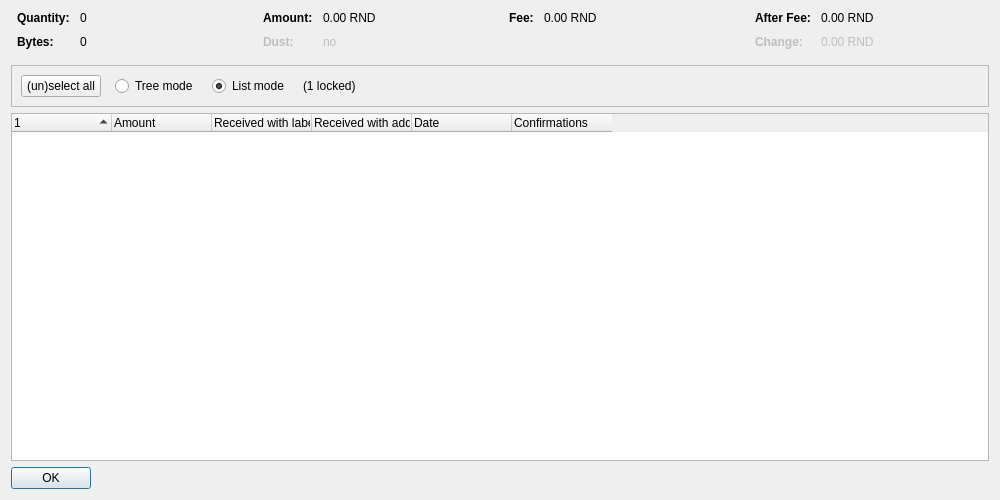
<?xml version="1.0" encoding="UTF-8"?>
<ui version="4.0">
 <class>CoinControlDialog</class>
 <widget class="QDialog" name="CoinControlDialog">
  <property name="geometry">
   <rect>
    <x>0</x>
    <y>0</y>
    <width>1000</width>
    <height>500</height>
   </rect>
  </property>
  <property name="windowTitle">
   <string>Coin Selection</string>
  </property>
  <layout class="QVBoxLayout" name="verticalLayout">
   <item>
    <layout class="QHBoxLayout" name="horizontalLayoutTop" stretch="0,0,0,0">
     <property name="topMargin">
      <number>0</number>
     </property>
     <property name="bottomMargin">
      <number>10</number>
     </property>
     <item>
      <layout class="QFormLayout" name="formLayoutCoinControl1">
       <property name="horizontalSpacing">
        <number>10</number>
       </property>
       <property name="verticalSpacing">
        <number>10</number>
       </property>
       <property name="leftMargin">
        <number>6</number>
       </property>
       <property name="rightMargin">
        <number>6</number>
       </property>
       <item row="0" column="0">
        <widget class="QLabel" name="labelCoinControlQuantityText">
         <property name="font">
          <font>
           <weight>75</weight>
           <bold>true</bold>
          </font>
         </property>
         <property name="text">
          <string>Quantity:</string>
         </property>
        </widget>
       </item>
       <item row="0" column="1">
        <widget class="QLabel" name="labelCoinControlQuantity">
         <property name="cursor">
          <cursorShape>IBeamCursor</cursorShape>
         </property>
         <property name="contextMenuPolicy">
          <enum>Qt::ActionsContextMenu</enum>
         </property>
         <property name="text">
          <string notr="true">0</string>
         </property>
         <property name="textInteractionFlags">
          <set>Qt::LinksAccessibleByMouse|Qt::TextSelectableByKeyboard|Qt::TextSelectableByMouse</set>
         </property>
        </widget>
       </item>
       <item row="1" column="0">
        <widget class="QLabel" name="labelCoinControlBytesText">
         <property name="font">
          <font>
           <weight>75</weight>
           <bold>true</bold>
          </font>
         </property>
         <property name="text">
          <string>Bytes:</string>
         </property>
        </widget>
       </item>
       <item row="1" column="1">
        <widget class="QLabel" name="labelCoinControlBytes">
         <property name="cursor">
          <cursorShape>IBeamCursor</cursorShape>
         </property>
         <property name="contextMenuPolicy">
          <enum>Qt::ActionsContextMenu</enum>
         </property>
         <property name="text">
          <string notr="true">0</string>
         </property>
         <property name="textInteractionFlags">
          <set>Qt::LinksAccessibleByMouse|Qt::TextSelectableByKeyboard|Qt::TextSelectableByMouse</set>
         </property>
        </widget>
       </item>
      </layout>
     </item>
     <item>
      <layout class="QFormLayout" name="formLayoutCoinControl2">
       <property name="horizontalSpacing">
        <number>10</number>
       </property>
       <property name="verticalSpacing">
        <number>10</number>
       </property>
       <property name="leftMargin">
        <number>6</number>
       </property>
       <property name="rightMargin">
        <number>6</number>
       </property>
       <item row="0" column="0">
        <widget class="QLabel" name="labelCoinControlAmountText">
         <property name="font">
          <font>
           <weight>75</weight>
           <bold>true</bold>
          </font>
         </property>
         <property name="text">
          <string>Amount:</string>
         </property>
        </widget>
       </item>
       <item row="0" column="1">
        <widget class="QLabel" name="labelCoinControlAmount">
         <property name="cursor">
          <cursorShape>IBeamCursor</cursorShape>
         </property>
         <property name="contextMenuPolicy">
          <enum>Qt::ActionsContextMenu</enum>
         </property>
         <property name="text">
          <string notr="true">0.00 RND</string>
         </property>
         <property name="textInteractionFlags">
          <set>Qt::LinksAccessibleByMouse|Qt::TextSelectableByKeyboard|Qt::TextSelectableByMouse</set>
         </property>
        </widget>
       </item>
       <item row="1" column="0">
        <widget class="QLabel" name="labelCoinControlLowOutputText">
         <property name="enabled">
          <bool>false</bool>
         </property>
         <property name="font">
          <font>
           <weight>75</weight>
           <bold>true</bold>
          </font>
         </property>
         <property name="text">
          <string>Dust:</string>
         </property>
        </widget>
       </item>
       <item row="1" column="1">
        <widget class="QLabel" name="labelCoinControlLowOutput">
         <property name="enabled">
          <bool>false</bool>
         </property>
         <property name="cursor">
          <cursorShape>IBeamCursor</cursorShape>
         </property>
         <property name="contextMenuPolicy">
          <enum>Qt::ActionsContextMenu</enum>
         </property>
         <property name="text">
          <string notr="true">no</string>
         </property>
         <property name="textInteractionFlags">
          <set>Qt::LinksAccessibleByMouse|Qt::TextSelectableByKeyboard|Qt::TextSelectableByMouse</set>
         </property>
        </widget>
       </item>
      </layout>
     </item>
     <item>
      <layout class="QFormLayout" name="formLayoutCoinControl3">
       <property name="horizontalSpacing">
        <number>10</number>
       </property>
       <property name="verticalSpacing">
        <number>10</number>
       </property>
       <property name="leftMargin">
        <number>6</number>
       </property>
       <property name="rightMargin">
        <number>6</number>
       </property>
       <item row="0" column="0">
        <widget class="QLabel" name="labelCoinControlFeeText">
         <property name="font">
          <font>
           <weight>75</weight>
           <bold>true</bold>
          </font>
         </property>
         <property name="text">
          <string>Fee:</string>
         </property>
        </widget>
       </item>
       <item row="0" column="1">
        <widget class="QLabel" name="labelCoinControlFee">
         <property name="cursor">
          <cursorShape>IBeamCursor</cursorShape>
         </property>
         <property name="contextMenuPolicy">
          <enum>Qt::ActionsContextMenu</enum>
         </property>
         <property name="text">
          <string notr="true">0.00 RND</string>
         </property>
         <property name="textInteractionFlags">
          <set>Qt::LinksAccessibleByMouse|Qt::TextSelectableByKeyboard|Qt::TextSelectableByMouse</set>
         </property>
        </widget>
       </item>
      </layout>
     </item>
     <item>
      <layout class="QFormLayout" name="formLayoutCoinControl4">
       <property name="horizontalSpacing">
        <number>10</number>
       </property>
       <property name="verticalSpacing">
        <number>10</number>
       </property>
       <property name="leftMargin">
        <number>6</number>
       </property>
       <property name="rightMargin">
        <number>6</number>
       </property>
       <item row="0" column="0">
        <widget class="QLabel" name="labelCoinControlAfterFeeText">
         <property name="font">
          <font>
           <weight>75</weight>
           <bold>true</bold>
          </font>
         </property>
         <property name="text">
          <string>After Fee:</string>
         </property>
        </widget>
       </item>
       <item row="0" column="1">
        <widget class="QLabel" name="labelCoinControlAfterFee">
         <property name="cursor">
          <cursorShape>IBeamCursor</cursorShape>
         </property>
         <property name="contextMenuPolicy">
          <enum>Qt::ActionsContextMenu</enum>
         </property>
         <property name="text">
          <string notr="true">0.00 RND</string>
         </property>
         <property name="textInteractionFlags">
          <set>Qt::LinksAccessibleByMouse|Qt::TextSelectableByKeyboard|Qt::TextSelectableByMouse</set>
         </property>
        </widget>
       </item>
       <item row="1" column="0">
        <widget class="QLabel" name="labelCoinControlChangeText">
         <property name="enabled">
          <bool>false</bool>
         </property>
         <property name="font">
          <font>
           <weight>75</weight>
           <bold>true</bold>
          </font>
         </property>
         <property name="text">
          <string>Change:</string>
         </property>
        </widget>
       </item>
       <item row="1" column="1">
        <widget class="QLabel" name="labelCoinControlChange">
         <property name="enabled">
          <bool>false</bool>
         </property>
         <property name="cursor">
          <cursorShape>IBeamCursor</cursorShape>
         </property>
         <property name="contextMenuPolicy">
          <enum>Qt::ActionsContextMenu</enum>
         </property>
         <property name="text">
          <string notr="true">0.00 RND</string>
         </property>
         <property name="textInteractionFlags">
          <set>Qt::LinksAccessibleByMouse|Qt::TextSelectableByKeyboard|Qt::TextSelectableByMouse</set>
         </property>
        </widget>
       </item>
      </layout>
     </item>
    </layout>
   </item>
   <item>
    <widget class="QFrame" name="frame">
     <property name="minimumSize">
      <size>
       <width>0</width>
       <height>40</height>
      </size>
     </property>
     <property name="frameShape">
      <enum>QFrame::StyledPanel</enum>
     </property>
     <property name="frameShadow">
      <enum>QFrame::Sunken</enum>
     </property>
     <layout class="QHBoxLayout" name="horizontalLayout">
      <item>
       <layout class="QHBoxLayout" name="horizontalLayoutPanel" stretch="0,0,0,0,0">
        <property name="spacing">
         <number>14</number>
        </property>
        <item>
         <widget class="QPushButton" name="pushButtonSelectAll">
          <property name="sizePolicy">
           <sizepolicy hsizetype="Maximum" vsizetype="Fixed">
            <horstretch>0</horstretch>
            <verstretch>0</verstretch>
           </sizepolicy>
          </property>
          <property name="text">
           <string>(un)select all</string>
          </property>
          <property name="autoDefault">
           <bool>false</bool>
          </property>
         </widget>
        </item>
        <item>
         <widget class="QRadioButton" name="radioTreeMode">
          <property name="sizePolicy">
           <sizepolicy hsizetype="Maximum" vsizetype="Fixed">
            <horstretch>0</horstretch>
            <verstretch>0</verstretch>
           </sizepolicy>
          </property>
          <property name="text">
           <string>Tree mode</string>
          </property>
         </widget>
        </item>
        <item>
         <widget class="QRadioButton" name="radioListMode">
          <property name="sizePolicy">
           <sizepolicy hsizetype="Maximum" vsizetype="Fixed">
            <horstretch>0</horstretch>
            <verstretch>0</verstretch>
           </sizepolicy>
          </property>
          <property name="text">
           <string>List mode</string>
          </property>
          <property name="checked">
           <bool>true</bool>
          </property>
         </widget>
        </item>
        <item>
         <widget class="QLabel" name="labelLocked">
          <property name="text">
           <string notr="true">(1 locked)</string>
          </property>
         </widget>
        </item>
        <item>
         <spacer name="horizontalSpacer">
          <property name="orientation">
           <enum>Qt::Horizontal</enum>
          </property>
          <property name="sizeHint" stdset="0">
           <size>
            <width>40</width>
            <height>20</height>
           </size>
          </property>
         </spacer>
        </item>
       </layout>
      </item>
     </layout>
    </widget>
   </item>
   <item>
    <widget class="CoinControlTreeWidget" name="treeWidget">
     <property name="contextMenuPolicy">
      <enum>Qt::CustomContextMenu</enum>
     </property>
     <property name="sortingEnabled">
      <bool>false</bool>
     </property>
     <property name="columnCount">
      <number>6</number>
     </property>
     <attribute name="headerShowSortIndicator" stdset="0">
      <bool>true</bool>
     </attribute>
     <attribute name="headerStretchLastSection">
      <bool>false</bool>
     </attribute>
     <column>
      <property name="text">
       <string/>
      </property>
     </column>
     <column>
      <property name="text">
       <string>Amount</string>
      </property>
     </column>
     <column>
      <property name="text">
       <string>Received with label</string>
      </property>
     </column>
     <column>
      <property name="text">
       <string>Received with address</string>
      </property>
     </column>
     <column>
      <property name="text">
       <string>Date</string>
      </property>
     </column>
     <column>
      <property name="text">
       <string>Confirmations</string>
      </property>
      <property name="toolTip">
       <string>Confirmed</string>
      </property>
     </column>
     <column>
      <property name="text">
       <string/>
      </property>
     </column>
     <column>
      <property name="text">
       <string/>
      </property>
     </column>
     <column>
      <property name="text">
       <string/>
      </property>
     </column>
     <column>
      <property name="text">
       <string/>
      </property>
     </column>
    </widget>
   </item>
   <item>
    <widget class="QDialogButtonBox" name="buttonBox">
     <property name="sizePolicy">
      <sizepolicy hsizetype="Maximum" vsizetype="Fixed">
       <horstretch>0</horstretch>
       <verstretch>0</verstretch>
      </sizepolicy>
     </property>
     <property name="orientation">
      <enum>Qt::Horizontal</enum>
     </property>
     <property name="standardButtons">
      <set>QDialogButtonBox::Ok</set>
     </property>
    </widget>
   </item>
  </layout>
 </widget>
 <customwidgets>
  <customwidget>
   <class>CoinControlTreeWidget</class>
   <extends>QTreeWidget</extends>
   <header>qt/coincontroltreewidget.h</header>
  </customwidget>
 </customwidgets>
 <resources/>
 <connections/>
</ui>
